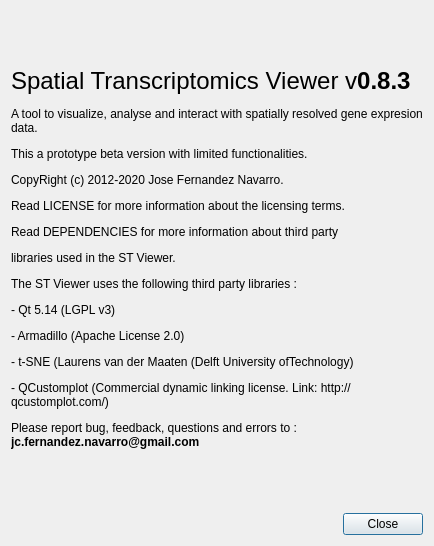
<?xml version="1.0" encoding="UTF-8"?>
<ui version="4.0">
 <class>AboutDialog</class>
 <widget class="QDialog" name="AboutDialog">
  <property name="enabled">
   <bool>true</bool>
  </property>
  <property name="geometry">
   <rect>
    <x>0</x>
    <y>0</y>
    <width>434</width>
    <height>546</height>
   </rect>
  </property>
  <property name="sizePolicy">
   <sizepolicy hsizetype="Preferred" vsizetype="Preferred">
    <horstretch>0</horstretch>
    <verstretch>0</verstretch>
   </sizepolicy>
  </property>
  <property name="windowTitle">
   <string>About...</string>
  </property>
  <layout class="QVBoxLayout" name="verticalLayout">
   <property name="topMargin">
    <number>9</number>
   </property>
   <item>
    <layout class="QVBoxLayout" name="verticalLayout_2">
     <property name="spacing">
      <number>6</number>
     </property>
     <item>
      <widget class="QLabel" name="labelAboutText">
       <property name="sizePolicy">
        <sizepolicy hsizetype="Preferred" vsizetype="MinimumExpanding">
         <horstretch>0</horstretch>
         <verstretch>0</verstretch>
        </sizepolicy>
       </property>
       <property name="mouseTracking">
        <bool>true</bool>
       </property>
       <property name="text">
        <string>&lt;html&gt;&lt;head/&gt;&lt;body&gt;&lt;p&gt;&lt;span style=&quot; font-size:18pt;&quot;&gt;Spatial Transcriptomics Viewer v&lt;/span&gt;&lt;span style=&quot; font-size:18pt; font-weight:600;&quot;&gt;0.8.3&lt;/span&gt;&lt;/p&gt;&lt;p&gt;A tool to visualize, analyse and interact with spatially resolved gene expresion data.&lt;/p&gt;&lt;p&gt;This a prototype beta version with limited functionalities.&lt;/p&gt;&lt;p&gt;CopyRight (c) 2012-2020 Jose Fernandez Navarro.&lt;/p&gt;&lt;p&gt;Read LICENSE for more information about the licensing terms.&lt;/p&gt;&lt;p&gt;Read DEPENDENCIES for more information about third party&lt;/p&gt;&lt;p&gt;libraries used in the ST Viewer. &lt;/p&gt;&lt;p&gt;The ST Viewer uses the following third party libraries :&lt;/p&gt;&lt;p&gt;- Qt 5.14 (LGPL v3)&lt;/p&gt;&lt;p&gt;- Armadillo (Apache License 2.0)&lt;/p&gt;&lt;p&gt;- t-SNE (L&lt;span style=&quot; color:#000000;&quot;&gt;aurens van der Maaten (Delft University ofTechnology)&lt;/span&gt;&lt;/p&gt;&lt;p&gt;- QCustomplot (Commercial dynamic linking license. Link: http://qcustomplot.com/)&lt;/p&gt;&lt;p&gt;Please report bug, feedback, questions and errors to : &lt;span style=&quot; font-weight:600;&quot;&gt;jc.fernandez.navarro@gmail.com&lt;/span&gt;&lt;/p&gt;&lt;/body&gt;&lt;/html&gt;</string>
       </property>
       <property name="textFormat">
        <enum>Qt::AutoText</enum>
       </property>
       <property name="scaledContents">
        <bool>true</bool>
       </property>
       <property name="alignment">
        <set>Qt::AlignLeading|Qt::AlignLeft|Qt::AlignVCenter</set>
       </property>
       <property name="wordWrap">
        <bool>true</bool>
       </property>
      </widget>
     </item>
    </layout>
   </item>
   <item>
    <widget class="QDialogButtonBox" name="buttonBox">
     <property name="orientation">
      <enum>Qt::Horizontal</enum>
     </property>
     <property name="standardButtons">
      <set>QDialogButtonBox::Close</set>
     </property>
    </widget>
   </item>
  </layout>
 </widget>
 <resources/>
 <connections>
  <connection>
   <sender>buttonBox</sender>
   <signal>accepted()</signal>
   <receiver>AboutDialog</receiver>
   <slot>accept()</slot>
   <hints>
    <hint type="sourcelabel">
     <x>248</x>
     <y>254</y>
    </hint>
    <hint type="destinationlabel">
     <x>157</x>
     <y>274</y>
    </hint>
   </hints>
  </connection>
  <connection>
   <sender>buttonBox</sender>
   <signal>rejected()</signal>
   <receiver>AboutDialog</receiver>
   <slot>reject()</slot>
   <hints>
    <hint type="sourcelabel">
     <x>316</x>
     <y>260</y>
    </hint>
    <hint type="destinationlabel">
     <x>286</x>
     <y>274</y>
    </hint>
   </hints>
  </connection>
 </connections>
</ui>
